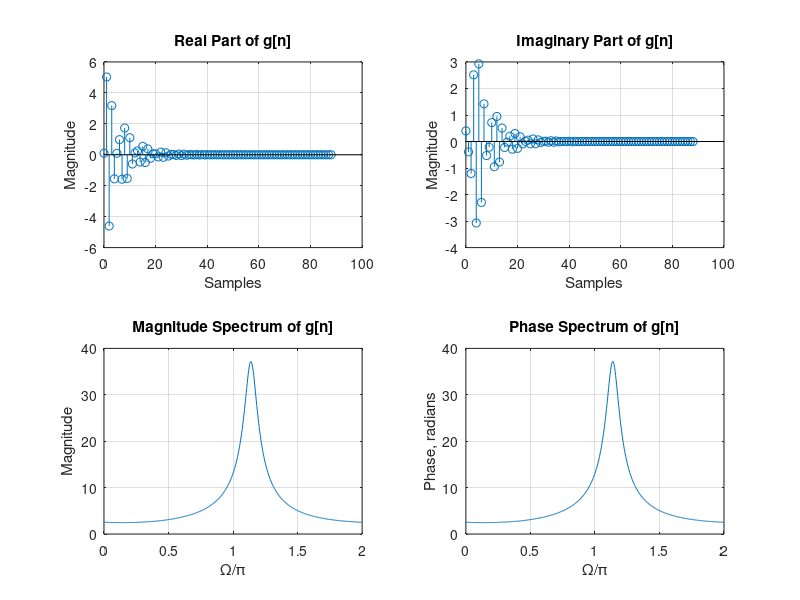

Write the MATLAB code that produced this figure.
%Inverse Z-Transform using impz
%definition of numerator and denominator coefficients
num=[0.1+.4*i 5 .05];
den=[1 .9+0.3*i .12];
%Finding the inverse z transform of G(z)
[a,b]=impz(num,den);
%Evaluating on Unit Circle i.e. Fourier Transform
[c,d]=freqz(num,den);
%Plotting of x[n] and it's fourier transform
subplot(2,2,1)
stem(b,real(a))
title('Real Part of g[n]')
xlabel('Samples'); ylabel('Magnitude')
grid on
subplot(2,2,2)
stem(b,imag(a))
title('Imaginary Part of g[n]')
xlabel('Samples'); ylabel('Magnitude')
grid on
subplot(2,2,3)
plot(d/pi,abs(c))
title('Magnitude Spectrum of g[n]')
xlabel('\Omega/\pi'); ylabel('Magnitude')
grid on
subplot(2,2,4)
plot(d/pi,abs(c))
title('Phase Spectrum of g[n]')
xlabel('\Omega/\pi'); ylabel('Phase, radians')
grid on